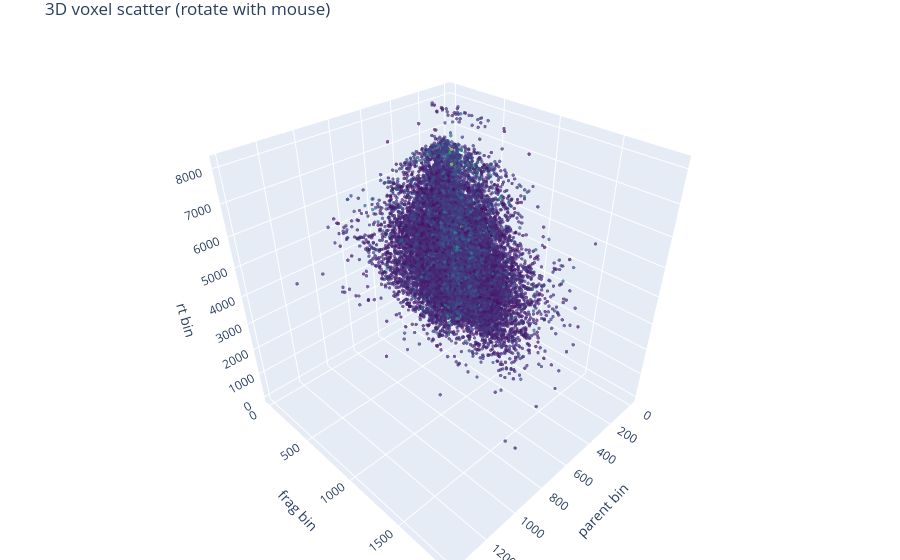

Notebook code cell kept with this figure:
### Markdown cell above
## 4. Interactive Slices and 3D View
Interactive 2D slices by parent m/z bin and a 3D scatter view.

### Code cell
# Interactive 2D slice by parent m/z bin (pbin)
# Requires coords/vals loaded in the previous cell
if "coords" not in globals() or "vals" not in globals():
    print("Run the visualization cell first to load coords/vals.")
else:
    try:
        import matplotlib.pyplot as plt
        import ipywidgets as widgets
        from IPython.display import display
        # Only offer bins that actually have points to avoid empty slices
        pbin_vals = np.unique(coords[:, 0]).astype(int) if coords.size else np.array([], dtype=int)
        if pbin_vals.size == 0:
            print("No points available for interactive slices.")
        else:
            frag_max = int(coords[:, 1].max())
            rt_max = int(coords[:, 2].max())
            print("Slice image uses summed intensity per (frag, rt) bin.")
            print("Total points:", int(coords.shape[0]), "Total intensity sum:", float(vals.sum()))
            def show_slice(pbin):
                mask = coords[:, 0] == pbin
                count = int(mask.sum())
                if count == 0:
                    print("No points for pbin", pbin)
                    return
                img = np.zeros((frag_max + 1, rt_max + 1), dtype=float)
                np.add.at(img, (coords[mask, 1], coords[mask, 2]), vals[mask])
                nonzero = int(np.count_nonzero(img))
                img_min = float(img.min()) if img.size else 0.0
                img_max = float(img.max()) if img.size else 0.0
                print(
                    "pbin", pbin,
                    "points", count,
                    "slice intensity sum", float(vals[mask].sum()),
                    "nonzero bins", nonzero,
                    "img min/max", img_min, img_max,
                )
                plt.figure(figsize=(6, 4))
                if img_max > 0:
                    plt.imshow(img, aspect="auto", origin="lower", vmin=0, vmax=img_max)
                else:
                    plt.imshow(img, aspect="auto", origin="lower")
                plt.title(f"pbin={pbin} (frag x rt)")
                plt.tight_layout()
                plt.show()
                if img_max > 0 and nonzero > 0:
                    try:
                        from matplotlib.colors import LogNorm
                        plt.figure(figsize=(6, 4))
                        plt.imshow(img + 1e-9, aspect="auto", origin="lower", norm=LogNorm())
                        plt.title(f"pbin={pbin} (frag x rt) log scale")
                        plt.tight_layout()
                        plt.show()
                    except Exception as exc:
                        print("Log-scale plot skipped:", exc)
            slider = widgets.SelectionSlider(
                options=pbin_vals.tolist(),
                value=int(pbin_vals[0]),
                description="pbin",
                continuous_update=False,
            )
            display(widgets.interactive(show_slice, pbin=slider))
    except Exception as exc:
        print("Interactive slice skipped:", exc)

# 3D scatter view (interactive rotate via Plotly, downsample for speed)
if "coords" in globals() and coords.size:
    max_points = 20000
    if coords.shape[0] > max_points:
        idx = np.random.choice(coords.shape[0], size=max_points, replace=False)
        c = coords[idx]
        v = vals[idx]
    else:
        c = coords
        v = vals
    try:
        import plotly.graph_objects as go
        fig = go.Figure(
            data=go.Scatter3d(
                x=c[:, 0],
                y=c[:, 1],
                z=c[:, 2],
                mode="markers",
                marker=dict(
                    size=2,
                    color=v,
                    colorscale="Viridis",
                    opacity=0.7,
                ),
            )
        )
        fig.update_layout(
            scene=dict(
                xaxis_title="parent bin",
                yaxis_title="frag bin",
                zaxis_title="rt bin",
            ),
            margin=dict(l=0, r=0, b=0, t=30),
            title="3D voxel scatter (rotate with mouse)",
        )
        fig.show()
    except Exception as exc:
        print("Plotly 3D scatter skipped:", exc)
        try:
            import matplotlib.pyplot as plt
            from mpl_toolkits.mplot3d import Axes3D  # noqa: F401
            fig = plt.figure(figsize=(7, 5))
            ax = fig.add_subplot(111, projection="3d")
            ax.scatter(c[:, 0], c[:, 1], c[:, 2], c=v, s=2, cmap="viridis")
            ax.set_xlabel("parent bin")
            ax.set_ylabel("frag bin")
            ax.set_zlabel("rt bin")
            plt.tight_layout()
            plt.show()
        except Exception as exc2:
            print("3D scatter skipped:", exc2)

### Figure 1 — Plotly figure (JSON) as saved in the notebook; plotly's stock layout.template omitted (floating-point values rounded to 4 significant figures; data arrays with more than 128 entries replaced by an {"elided": "..."} marker saying what was removed)
{"data": [{"marker": {"color": {"elided": "20000 float values"}, "colorscale": [[0, "#440154"], [0.1111, "#482878"], [0.2222, "#3e4989"], [0.3333, "#31688e"], [0.4444, "#26828e"], [0.5556, "#1f9e89"], [0.6667, "#35b779"], [0.7778, "#6ece58"], [0.8889, "#b5de2b"], [1, "#fde725"]], "opacity": 0.7, "size": 2}, "mode": "markers", "type": "scatter3d", "x": {"elided": "20000 int values"}, "y": {"elided": "20000 int values"}, "z": {"elided": "20000 int values"}}], "layout": {"margin": {"b": 0, "l": 0, "r": 0, "t": 30}, "scene": {"xaxis": {"title": {"text": "parent bin"}}, "yaxis": {"title": {"text": "frag bin"}}, "zaxis": {"title": {"text": "rt bin"}}}, "title": {"text": "3D voxel scatter (rotate with mouse)"}}}
